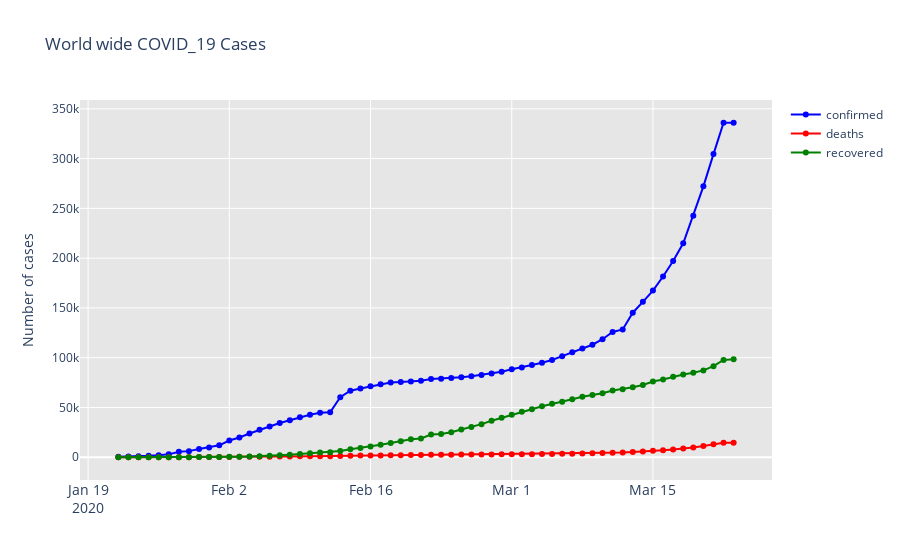

Source (notebook cell):
### Code cell
fig=go.Figure()
fig.add_trace(go.Scatter(x=confirmed["date"],y=confirmed["confirmed"],mode="lines+markers",name="confirmed",line=dict(color="blue")))
fig.add_trace(go.Scatter(x=deaths["date"],y=deaths["deaths"],mode="lines+markers",name="deaths",line=dict(color="red")))
fig.add_trace(go.Scatter(x=recovered["date"],y=recovered["recovered"],mode="lines+markers",name="recovered",line=dict(color="green")))
fig.update_layout(title_text="World wide COVID_19 Cases",xaxis_tickfont_size=14,yaxis=dict(title="Number of cases"),plot_bgcolor="rgb(230,230,230)")
fig.show()
